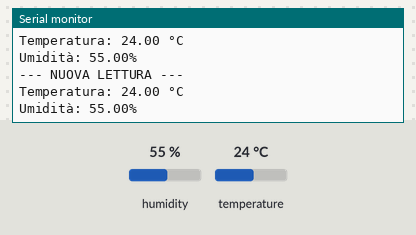
The program below on a simulated Arduino Nano ESP32. Parts: the last lines printed to the serial monitor. The inputs (shaded band) are chosen by the test bench; at power-on: humidity 55 %, temperature 24 °C. WiFi joins after 1.5 s; servers stay silent unless stated.

Above: at 5.7 s.
5.8 s: humidity set to 22 %
At 8.1 s:
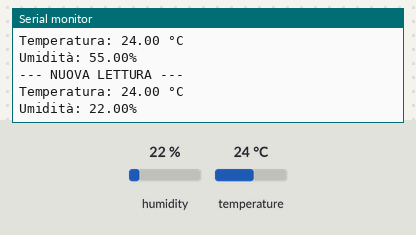
9.5 s: temperature set to 12 °C
At 13.0 s:
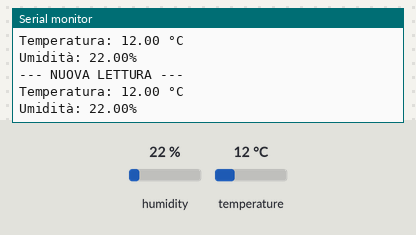
13.2 s: humidity set to 40 %
At 14.0 s:
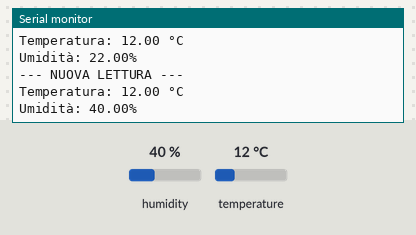
Timing chart, 0 to 16.2 s (numbered marks = the images above; inputs shaded):
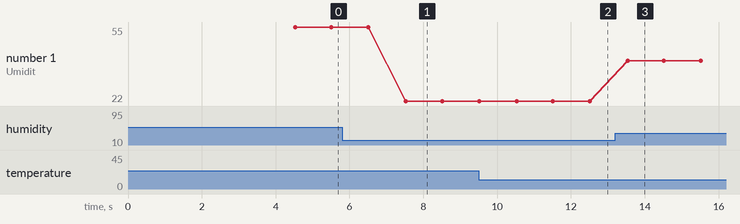

Measured:
- after the input at 5.8 s, the serial monitor: prints a new line after 1.7 s (image 1)
- after the input at 9.5 s, the serial monitor: prints a new line after 1.0 s (image 2)
- after the input at 13.2 s, the serial monitor: prints a new line after 0.34 s (image 3)
- plotted number 1: 55 → 22 after the input at 5.8 s, 22 → 40 after the input at 13.2 s

The program:

main.cpp
```cpp
#include <Arduino.h>  // Libreria base del framework Arduino
#include <DHT.h>      // Libreria per gestire i sensori di temperatura e umidità DHT
#include <WiFi.h>     // Libreria per gestire la connessione WiFi (specifica per ESP32)

// --- CONFIGURAZIONE HARDWARE ---
#define DHTPIN D3      // Definiamo il pin digitale a cui è collegato il sensore DHT
#define DHTTYPE DHT11 // Specifichiamo il modello esatto del sensore (DHT11, DHT22, etc.)

// --- CREDENZIALI WIFI ---
// Inserisci qui il nome (SSID) e la password della tua rete domestica o hotspot
const char* ssid = "OPPO_MOB";
const char* password = "788d295e76aa";

// Inizializzazione dell'oggetto sensore DHT
DHT dht(DHTPIN, DHTTYPE);

// Variabile per gestire il tempo senza bloccare il processore (usata nel loop)
long lastMsg = 0;

// Dichiarazione della funzione (il codice vero e proprio è in fondo allo sketch)
void setup_wifi();

/**
 * SETUP: Questa funzione viene eseguita una sola volta all'accensione della scheda.
 */
void setup() {
  // Avvia la comunicazione seriale per visualizzare i dati sul PC (Monitor Seriale)
  Serial.begin(115200);

  // Avvia il sensore DHT
  dht.begin();

  // Chiama la funzione per connettersi alla rete WiFi definita sopra
  setup_wifi();
}

/**
 * LOOP: Questa funzione viene eseguita ciclicamente all'infinito.
 */
void loop() {
  // Acquisiamo il tempo corrente in millisecondi dall'accensione
  long now = millis();

  // Verifichiamo se è passato almeno 1 secondo (1000 ms) dall'ultimo invio.
  // Questo evita di sovraccaricare il sensore e la seriale con troppe letture.
  if (now - lastMsg > 1000) {
    lastMsg = now; // Aggiorniamo il timestamp dell'ultimo messaggio

    // Lettura dei dati dal sensore
    float temperature = dht.readTemperature();
    float humidity = dht.readHumidity();

    Serial.println("--- NUOVA LETTURA ---");

    // Controllo validità temperatura: isnan() significa "is Not a Number".
    // Se il sensore è scollegato o guasto, restituirebbe un errore; qui lo filtriamo.
    if (!isnan(temperature)) {
      Serial.print("Temperatura: ");
      Serial.print(temperature);
      Serial.println(" °C");
    }

    // Stesso controllo per l'umidità
    if (!isnan(humidity)) {
      Serial.print("Umidità: ");
      Serial.print(humidity);
      Serial.println("%");
    }
  }
}

/**
 * FUNZIONE SUPPORTO: Gestisce la logica di connessione al WiFi
 */
void setup_wifi() {
  delay(1000);
  Serial.println();
  Serial.print("Tentativo di connessione a: ");
  Serial.println(ssid);

  // Inizia la procedura di autenticazione con il router
  WiFi.begin(ssid, password);

  // Ciclo "while": finché lo stato non è "WL_CONNECTED", continua a stampare puntini
  // Questa parte blocca l'esecuzione finché la connessione non va a buon fine.
  while (WiFi.status() != WL_CONNECTED) {
    delay(500);
    Serial.print(".");
  }

  // Una volta usciti dal ciclo while, la connessione è riuscita
  Serial.println("");
  Serial.println("WiFi connesso!");
  Serial.print("Indirizzo IP assegnato: ");
  Serial.println(WiFi.localIP()); // Stampa l'IP della scheda nella rete locale

  delay(2000);
}
```
